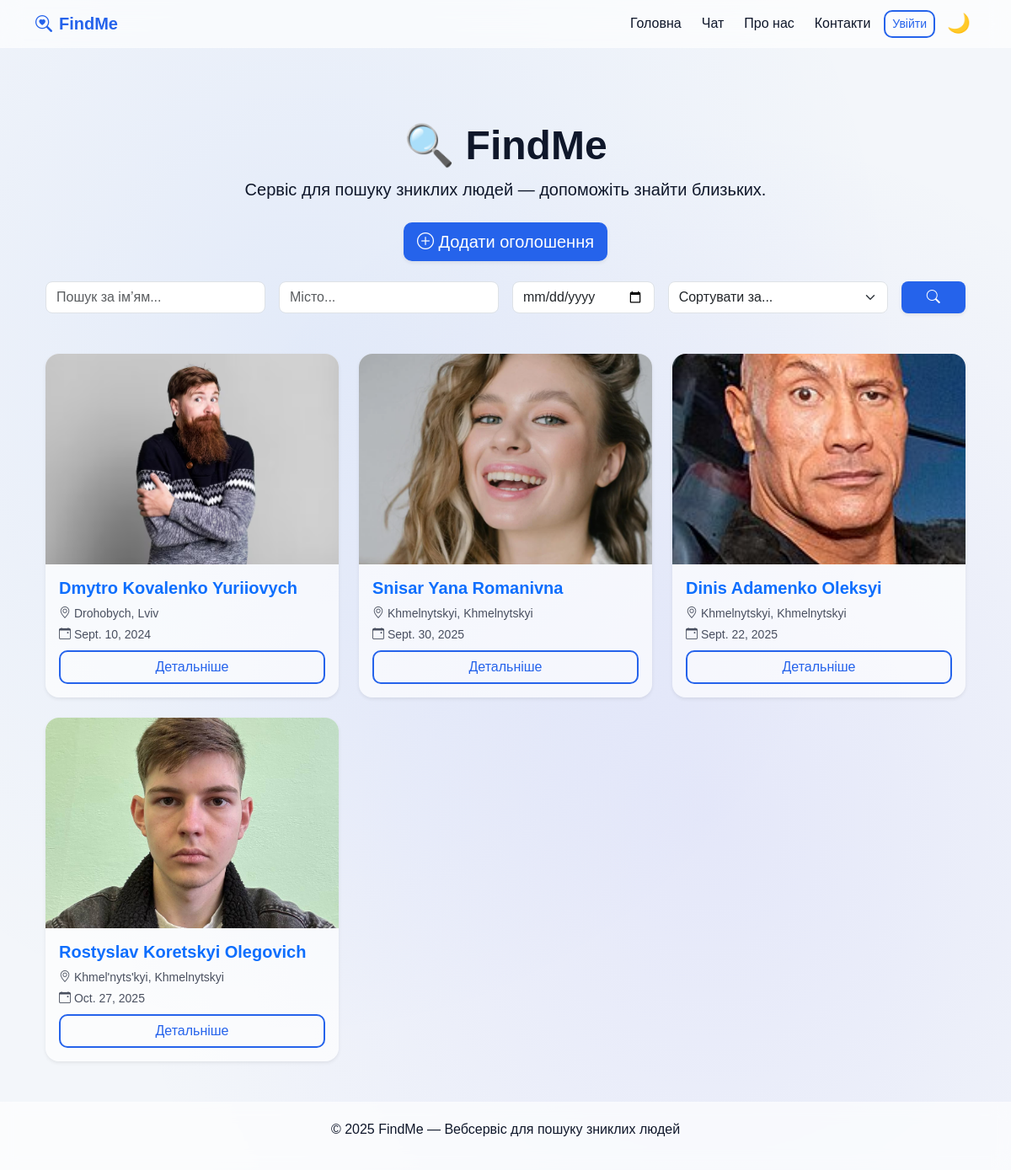
The app's page /, older data.
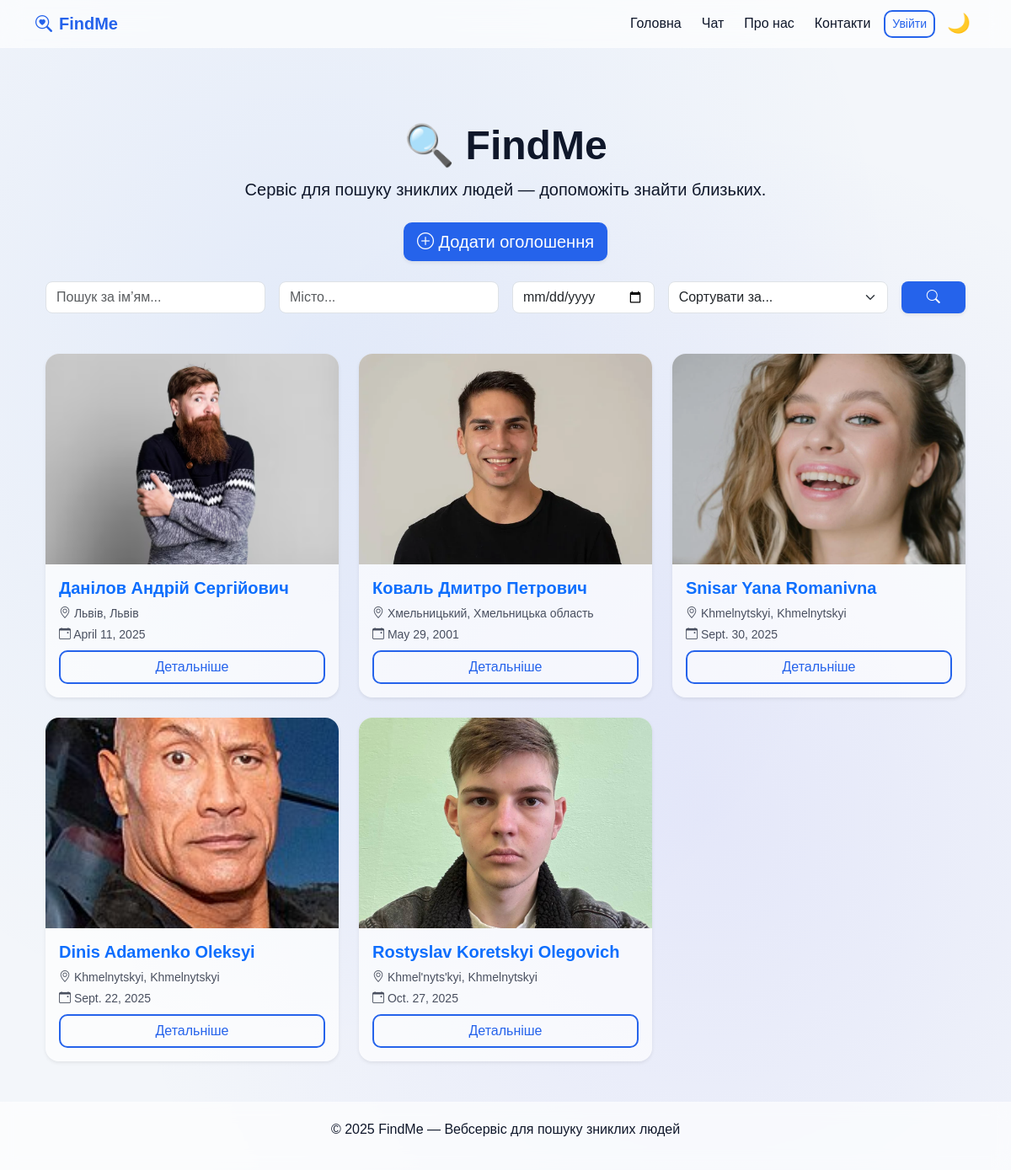
The same page, newer data.
### missing_persons/models.py (models this page shows, shortened)
class MissingPerson(models.Model):
    STATUS_CHOICES = [
        ('active', 'Активне'),
        ('found', 'Знайдено'),
        ('archived', 'Архівовано'),
    ]
    user = models.ForeignKey(User, on_delete=models.CASCADE)
    full_name = models.CharField(max_length=150)
    birth_date = models.DateField(null=True, blank=True)
    missing_date = models.DateField()
    region = models.CharField(max_length=100)
    city = models.CharField(max_length=100)
    description = models.TextField()
    photo = models.ImageField(upload_to='missing_persons/', blank=True, null=True)
    status = models.CharField(max_length=20, choices=STATUS_CHOICES, default='active')
    created_at = models.DateTimeField(auto_now_add=True)
    location = models.CharField("Останнє місце, де бачили", max_length=255, blank=True, null=True)
    latitude = models.FloatField(blank=True, null=True)
    longitude = models.FloatField(blank=True, null=True)

### missing_persons/views.py (the view)
# urls.py: path('', mp_views.home_page, name='home'),
def home_page(request):
    query = request.GET.get('q', '').strip()
    city = request.GET.get('city', '').strip()
    date = request.GET.get('date', '').strip()
    sort = request.GET.get("sort", "").strip()
    persons = MissingPerson.objects.all().order_by('-created_at')
    if query:
        persons = persons.filter(full_name__icontains=query)
    if city:
        persons = persons.filter(city__icontains=city)
    if date:
        persons = persons.filter(missing_date=date)
    if sort == "name_asc":
        persons = persons.order_by("full_name")
    elif sort == "name_desc":
        persons = persons.order_by("-full_name")
    elif sort == "date_oldest":
        persons = persons.order_by("missing_date")
    elif sort == "date_latest":
        persons = persons.order_by("-missing_date")
    elif sort == "city":
        persons = persons.order_by("city")
    else:
        persons = persons.order_by("-created_at")
    context = {
        'persons': persons,
        'query': query,
        'city': city,
        'date': date,
    }
    return render(request, 'home.html', context)

### templates/home.html (shortened to what this page needs)
{% extends 'base.html' %}
{% block content %}
<div class="container mb-5">
  <div class="text-center mt-5 mb-4">
    <h1 class="fw-bold display-5 mb-2">🔍 FindMe</h1>
    <p class="lead mb-4 page-subtitle">
      Сервіс для пошуку зниклих людей — допоможіть знайти близьких.
    </p>
    <a href="/add/" class="btn btn-primary btn-lg shadow-sm">
      <i class="bi bi-plus-circle"></i> Додати оголошення
    </a>
  </div>
  <form method="get" id="searchForm" class="row g-3 justify-content-center mb-5">
    <div class="col-md-3 col-sm-6">
      <input type="text" name="q" value="{{ query }}" class="form-control rounded-3"
             placeholder="Пошук за ім’ям...">
    </div>
    <div class="col-md-3 col-sm-6">
      <input type="text" name="city" value="{{ city }}" class="form-control rounded-3"
             placeholder="Місто...">
    </div>
    <div class="col-md-2 col-sm-6">
      <input type="date" name="date" value="{{ date }}" class="form-control rounded-3">
    </div>
    <div class="col-md-3 col-sm-6">
      <select name="sort" id="sortSelect" class="form-select rounded-3">
        <option value="">Сортувати за...</option>
      </select>
    </div>
    <div class="col-md-1 d-grid">
      <button type="submit" class="btn btn-primary rounded-3 fw-semibold shadow-sm">
        <i class="bi bi-search"></i>
      </button>
    </div>
  </form>
  <div class="row g-4">
    {% for person in persons %}
      <div class="col-md-4">
        <div class="card h-100 shadow-sm border-0 rounded-4 result-card">
          {% if person.photo %}
            <img src="{{ person.photo.url }}" class="card-img-top rounded-top-4" alt="{{ person.full_name }}">
          {% endif %}
          <div class="card-body">
            <h5 class="card-title fw-semibold text-primary">{{ person.full_name }}</h5>
            <p class="text-muted small mb-1">
              <i class="bi bi-geo-alt"></i> {{ person.city }}, {{ person.region }}
            </p>
            <p class="text-muted small mb-2">
              <i class="bi bi-calendar-event"></i> {{ person.missing_date }}
            </p>
            <a href="{% url 'missing_detail' person.pk %}" class="btn btn-outline-primary w-100">
              Детальніше
            </a>
          </div>
        </div>
      </div>
    {% empty %}
      <p class="text-center text-muted">Немає оголошень за цими критеріями 😔</p>
    {% endfor %}
  </div>
</div>
{% endblock %}

### templates/base.html (shortened to what this page needs)
{% load static %}
<!DOCTYPE html>
<html lang="uk" data-theme="light">
<head>
  <link href="https://cdn.jsdelivr.net/npm/bootstrap@5.3.3/dist/css/bootstrap.min.css" rel="stylesheet">
  <link href="https://cdn.jsdelivr.net/npm/bootstrap-icons@1.11.3/font/bootstrap-icons.css" rel="stylesheet">
</head>
<body>
  <nav class="navbar navbar-expand-lg fixed-top">
    <div class="container">
      <a class="navbar-brand d-flex align-items-center" href="/">
        <i class="bi bi-search-heart me-2"></i> FindMe
      </a>
      <div class="collapse navbar-collapse justify-content-end" id="navMenu">
        <ul class="navbar-nav align-items-center gap-2">
          <li class="nav-item"><a href="/" class="nav-link">Головна</a></li>
          <li class="nav-item"><a href="/chat/" class="nav-link">Чат</a></li>
          <li class="nav-item"><a href="/about/" class="nav-link">Про нас</a></li>
          <li class="nav-item"><a href="/contacts/" class="nav-link">Контакти</a></li>
          {% if user.is_authenticated %}
            <li class="nav-item"><a href="/my-posts/" class="nav-link">Мої оголошення</a></li>
            <li class="nav-item"><a href="/add/" class="btn btn-primary btn-sm me-2"><i class="bi bi-plus-circle"></i> Додати</a></li>
            <li class="nav-item"><a href="/logout/" class="btn btn-outline-danger btn-sm">Вийти</a></li>
          {% else %}
            <li class="nav-item"><a href="/login/" class="btn btn-outline-primary btn-sm">Увійти</a></li>
          {% endif %}
          <li class="nav-item">
            <button id="themeToggle" class="theme-toggle" title="Змінити тему">🌙</button>
          </li>
        </ul>
      </div>
    </div>
  </nav>
  <main class="container mt-5 pt-5 fade-in">
    {% block content %}{% endblock %}
  </main>
  <footer>
    <p>© 2025 FindMe — Вебсервіс для пошуку зниклих людей</p>
  </footer>
</body>
</html>

### templates/base.html (style rules this page uses)
:root { --bg-light: #f3f6fa; --bg-dark: #0b1120; --glass-light: rgba(255, 255, 255, 0.65); --glass-dark: rgba(17, 25, 40, 0.65); --text-light: #0f172a; --text-dark: #f8fafc; --accent: #2563eb; --radius: 16px; --transition: all 0.3s ease; }
html[data-theme="light"] { --bg: var(--bg-light); --text: var(--text-light); --glass: var(--glass-light); }
body { background: var(--bg); color: var(--text); font-family: 'Poppins', sans-serif; transition: var(--transition); display: flex; flex-direction: column; min-height: 100vh; background-image: radial-gradient(at 30% 30%, rgba(37,99,235,0.08), transparent 60%), radial-gradient(at 70% 70%, rgba(99,102,241,0.1), transparent 60%); }
a { color: var(--accent); text-decoration: none; transition: var(--transition); }
h1, h2, h3, h4, h5, h6, p, small, label, li, span { color: var(--text); transition: var(--transition); }
.text-muted { color: var(--text) !important; opacity: 0.75; }
.navbar { backdrop-filter: blur(12px); background-color: var(--glass); border-bottom: 1px solid rgba(255,255,255,0.15); }
.navbar-brand { font-weight: 700; color: var(--accent) !important; }
.nav-link { font-weight: 500; color: var(--text) !important; }
.theme-toggle { border: none; background: transparent; font-size: 1.4rem; cursor: pointer; color: var(--accent); }
.card { border: none; border-radius: var(--radius); backdrop-filter: blur(20px); background-color: var(--glass); box-shadow: 0 4px 18px rgba(0,0,0,0.1); color: var(--text); transition: none; }
.card-img-top { height: 250px; object-fit: cover; border-top-left-radius: var(--radius); border-top-right-radius: var(--radius); }
input, textarea, select { background-color: rgba(255,255,255,0.5); border: 1px solid rgba(0,0,0,0.1); border-radius: 10px; color: var(--text); transition: var(--transition); }
footer { backdrop-filter: blur(10px); background-color: var(--glass); border-top: 1px solid rgba(255,255,255,0.2); padding: 20px; text-align: center; color: var(--text); margin-top: auto; }
.btn-primary { background-color: var(--accent); border: none; border-radius: 10px; }
.btn-outline-primary { border: 2px solid var(--accent); color: var(--accent); border-radius: 10px; }
.fade-in { animation: fadeIn 0.6s ease forwards; opacity: 0; }

Row changes from the older to the newer data that the page shows:
removed MissingPerson: photo (picture), full_name "Dmytro Kovalenko Yuriiovych", city "Drohobych", region "Lviv", missing_date "Sept. 10, 2024"
added MissingPerson: photo (picture), full_name "Данілов Андрій Сергійович", city "Львів", region "Львів", missing_date "April 11, 2025"
added MissingPerson: photo (picture), full_name "Коваль Дмитро Петрович", city "Хмельницький", region "Хмельницька область", missing_date "May 29, 2001"
